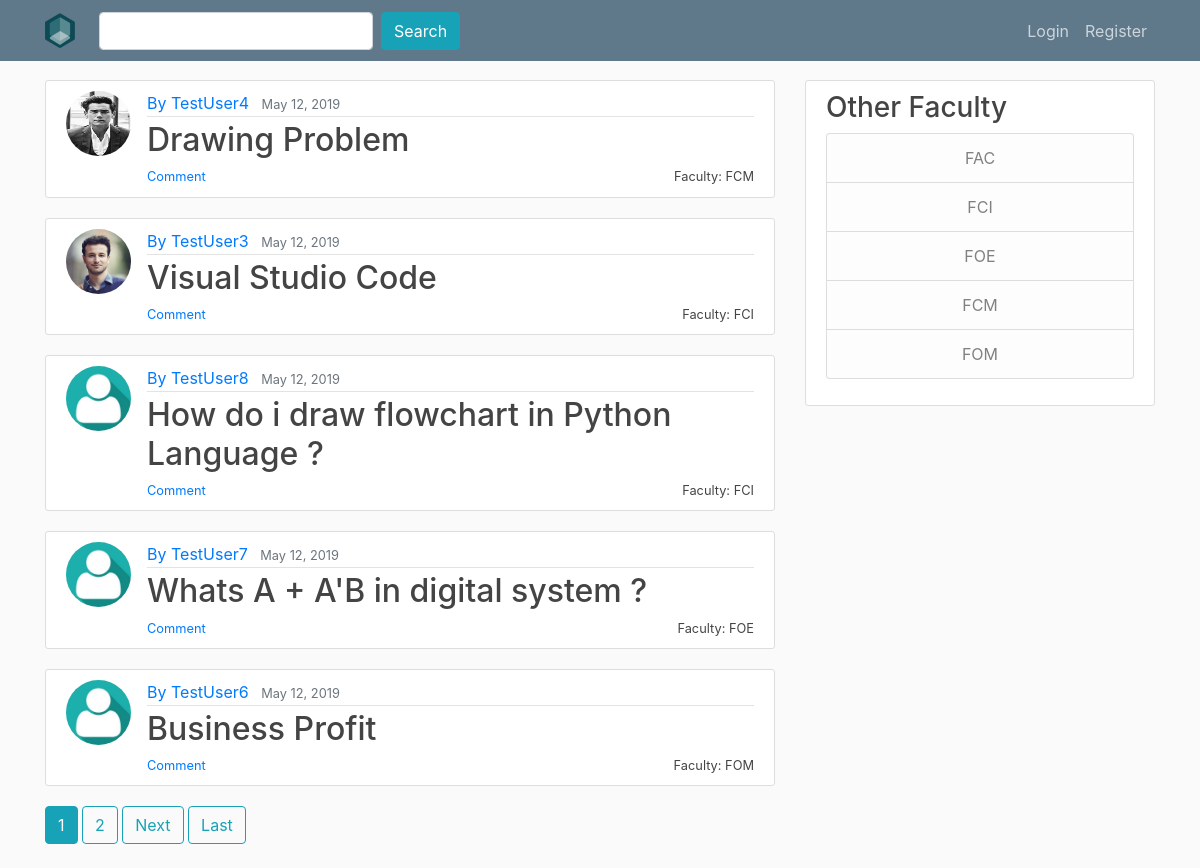
The app's page /QnA/ with its own data.
### QnA/models.py (models this page shows, shortened)
class question (models.Model):
    title = models.CharField(max_length=100) #use charfield to limit user input
    liked_by = models.ManyToManyField(User,related_name='liked_by_question',blank = True)
    like = models.IntegerField(default=0)
    slug = models.SlugField(max_length=100)
    content = models.TextField() #use TextField if there is no limit for the content
    date_published = models.DateTimeField(default=timezone.now) #auto-select the current time
    category = models.ForeignKey(category,on_delete=models.CASCADE)
    author = models.ForeignKey(User, on_delete=models.CASCADE) #if the user is deleted the question will be deleted

class category (models.Model):
    category = models.CharField(max_length=100)
    slug = models.SlugField(max_length=100,unique=True)
    def get_absolute_url(self):
        return reverse('category',args=[self.slug])
    def __str__(self):
        return self.category

### users/models.py (models this page shows, shortened)
class Profile(models.Model):
    user = models.OneToOneField(User, on_delete=models.CASCADE)
    image = models.ImageField(default="default.png", upload_to="profile_pics")

### QnA/views.py (the view)
# urls.py: path("QnA/", QuestionListView.as_view(), name="qna"),
class QuestionListView(ListView):
    model = question
    template_name = 'QnA/question.html'
    context_object_name = 'question'
    ordering = ['-date_published']
    paginate_by = 5

### QnA/templates/QnA/question.html (shortened to what this page needs)
{% extends "QnA/base.html" %}
{% load crispy_forms_tags %}
{% block content %}
	{% for question in question %}
		<article class="media content-section">
		  <img class="rounded-circle article-img" src="{{ question.author.profile.image.url }}">
		  <div class="media-body">
		    <div class="article-metadata">
		      <a class="mr-2" href="{% url 'user-profile' question.author.username %}" >By {{ question.author }}</a>
		      <small class="text-muted">{{ question.date_published|date:"F d, Y" }}</small>
		    </div>
				<h2><a class="article-title" style="display : inline" href="{% url 'question-detail' question.slug question.pk %}" >{{ question.title }}</a></h2>
				<a href="{{ question.category.get_absolute_url}}"><small class="article-title" style="float: right" >Faculty: {{ question.category }}</small></a>
				<small class="article-title" style="float: left" ><a href="{% url 'question-detail' question.slug question.pk %}">Comment</a></small>
		  </div>
		</article>
	{% endfor %}
	{% if is_paginated %}
		{% for num in page_obj.paginator.page_range %}
			{% if page_obj.number == num %}
				<a class="btn btn-info mb-4" href="?page={{ num }}">{{ num }}</a>
			{% elif num > page_obj.number|add:'-3' and num < page_obj.number|add:'3'%}
				<a class="btn btn-outline-info mb-4" href="?page={{ num }}">{{ num }}</a>
			{% endif %}
		{% endfor %}
		{% if page_obj.has_next %}
			<a class="btn btn-outline-info mb-4" href="?page={{ page_obj.next_page_number }}">Next</a>
			<a class="btn btn-outline-info mb-4" href="?page={{ page_obj.paginator.num_pages}}">Last</a>
		{% endif %}
	{% endif %}
{% endblock %}

### QnA/static/QnA/base.css (style rules this page uses)
body { background: #fafafa; color: #333333; margin-top: 5rem; }
h1, h2, h3, h4, h5, h6 { color: #444444; }
.content-section { background: #ffffff; padding: 10px 20px; border: 1px solid #dddddd; border-radius: 3px; margin-bottom: 20px; }
.article-title { color: #444444; }
.article-img { height: 65px; width: 65px; margin-right: 16px; }
.article-metadata { padding-bottom: 1px; margin-bottom: 4px; border-bottom: 1px solid #e3e3e3 }

### records on screen
question: author.profile.image (picture), author "TestUser4", date_published "May 12, 2019", title "Drawing Problem", category "FCM"
question: author.profile.image (picture), author "TestUser3", date_published "May 12, 2019", title "Visual Studio Code", category "FCI"
question: author.profile.image (placeholder picture), author "TestUser8", date_published "May 12, 2019", title "How do i draw flowchart in Python Language ?", category "FCI"
question: author.profile.image (placeholder picture), author "TestUser7", date_published "May 12, 2019", title "Whats A + A'B in digital system ?", category "FOE"
question: author.profile.image (placeholder picture), author "TestUser6", date_published "May 12, 2019", title "Business Profit", category "FOM"

### other values on screen
{{ num }} "1"
{{ num }} "2"
